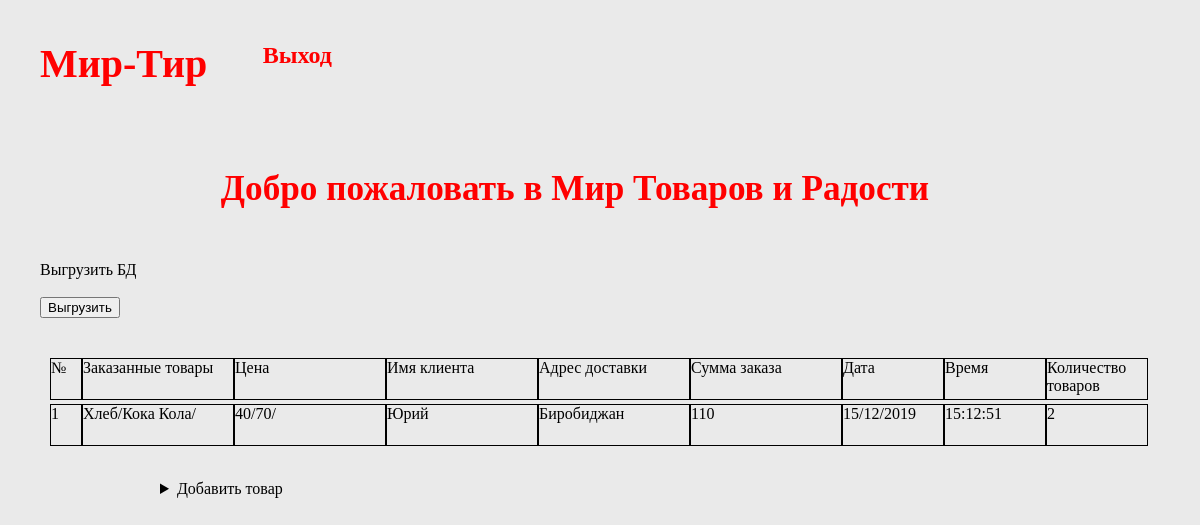
/admin.php (signed in), run on the app's committed database.
### tables this page shows
CREATE TABLE `orders` (
  `order_id` int(10) NOT NULL,
  `ordered_goods` text NOT NULL,
  `price` text NOT NULL,
  `customer_name` text NOT NULL,
  `delivery_address` text NOT NULL,
  `order_price` varchar(10) NOT NULL,
  `date` text NOT NULL,
  `time` text NOT NULL,
  `number_of_goods` int(10) NOT NULL
);

### admin.php (the view, shortened to what this page needs)
<?php
$mysqli = new mysqli ("localhost", "root", "", "grocery-store");
$mysqli -> query ("SET NAMES 'utf8'");
			?>
<!DOCTYPE html>
<html lang="ru">
    <head>
        <link rel="stylesheet" href="css/style.css" type="text/css"/>
    </head>
    <body>
    <div class="section section201">
        <div class="section_inner">
            <div class="title_name">Мир-Тир</div>
            <div class="slogon">Добро пожаловать в Мир Товаров и Радости</div>
            <a class="entry" href="../exit.php">Выход</a>
        </div>
    </div>
    <div class="bd">
    	<p>Выгрузить БД</p></br>
	    <form action="../export.php" method="get" class="formDobavit" >
			<input type="submit" name="button_zacazat" value="Выгрузить" />
		</form>
	</div>
	<div class="tovar">
		<div class="stroka_tovar">
					<div class="id">№</div>
					<div class="name_tovar">Заказанные товары</div>
					<div class="proizvoditel">Цена</div>
					<div class="date_zacypki">Имя клиента</div>
					<div class="date_polychenia">Адрес доставки</div>
					<div class="date_proizvodstva">Сумма заказа</div>
					<div class="srok_hranenia">Дата</div>
					<div class="ostatok">Время</div>
					<div class="price">Количество товаров</div>
		</div>
		<?php
		$string = $mysqli -> query("SELECT * FROM `orders`");
		while ( ($row = $string -> fetch_assoc ()) != false) {
				$id = ($row['order_id']);
				$name = ($row['ordered_goods']);
				$Manufacturer = ($row['price']);
				$Date_of_purchase = ($row['customer_name']);
				$Date_of_receipt = ($row['delivery_address']);
				$Date_of_manufacture = ($row['order_price']);
				$Shelf_life = ($row['date']);
				$Leftovers= ($row['time']);
				$Price = ($row['number_of_goods']);
			echo '<div class="stroka_tovar">';
				echo '<div class="id">', $id  ,"</div>";
				echo '<div class="name_tovar">', $name  ,"</div>";
				echo '<div class="proizvoditel">', $Manufacturer  ,"</div>";
				echo '<div class="date_zacypki">', $Date_of_purchase  ,"</div>";
				echo '<div class="date_polychenia">', $Date_of_receipt ,"</div>";
				echo '<div class="date_proizvodstva">',$Date_of_manufacture,"</div>";
				echo '<div class="srok_hranenia">', $Shelf_life  ,"</div>";
				echo '<div class="ostatok">', $Leftovers  ,"</div>";
				echo '<div class="price">', $Price  ,"</div>";
			echo "</div>";
		}
		?>
		<details class="dobavit_tovar">
        	<summary>
			Добавить товар
	        </summary>
        </details>
    </body>
</html>

### css/style.css (style rules this page uses)
h1, h2, h3, h4, h5, p, ul, li { padding: 0; margin: 0; font-size: inherit; font-weight: inherit; }
a { text-decoration: none; color: inherit; }
body { height: 100%; width: 100%; margin: 0; color: #000; background: #EAEAEA; font-size: 16px; font-weight: normal; }
.section { box-sizing: border-box; -moz-box-sizing: border-box; -webkit-box-sizing: border-box; width: 100%; }
.section201 .title_name { font-size: 250%; margin: 40px 40px; font-weight: bold; color: #ff0000; float: left; }
.section201 .slogon { width: 750px; font-size: 220%; margin: 42px 200px; font-weight: bold; color: #ff0000; float: left; text-align: center; }
.section201 .entry { width: 100px; font-size: 150%; margin: 42px 20px 0 0; font-weight: bold; color: #ff0000; text-align: center; position: absolute; }
.bd { margin: 10px 0 0 40px; }
.dobavit_tovar { margin: 30px 10px 10px 10%; width: 400px; }
.tovar { width: 1100px; margin: 40px auto; }
.tovar .stroka_tovar { display: inline-block; }
.tovar .id { width: 30px; float: left; border: 1px solid; height: 40px; }
.tovar .name_tovar { width: 150px; float: left; border: 1px solid; height: 40px; }
.tovar .proizvoditel { width: 150px; float: left; border: 1px solid; height: 40px; }
.tovar .date_zacypki { width: 150px; float: left; border: 1px solid; height: 40px; }
.tovar .date_polychenia { width: 150px; float: left; border: 1px solid; height: 40px; }
.tovar .date_proizvodstva { width: 150px; float: left; border: 1px solid; height: 40px; }
.tovar .srok_hranenia { width: 100px; float: left; border: 1px solid; height: 40px; }
.tovar .ostatok { width: 100px; float: left; border: 1px solid; height: 40px; }
.tovar .price { width: 100px; border: 1px solid; float: left; height: 40px; }

### data on the page
orders: order_id "1", ordered_goods "Хлеб/Кока Кола/", price "40/70/", customer_name "Юрий", delivery_address "Биробиджан", order_price "110", date "15/12/2019", time "15:12:51", number_of_goods "2"
